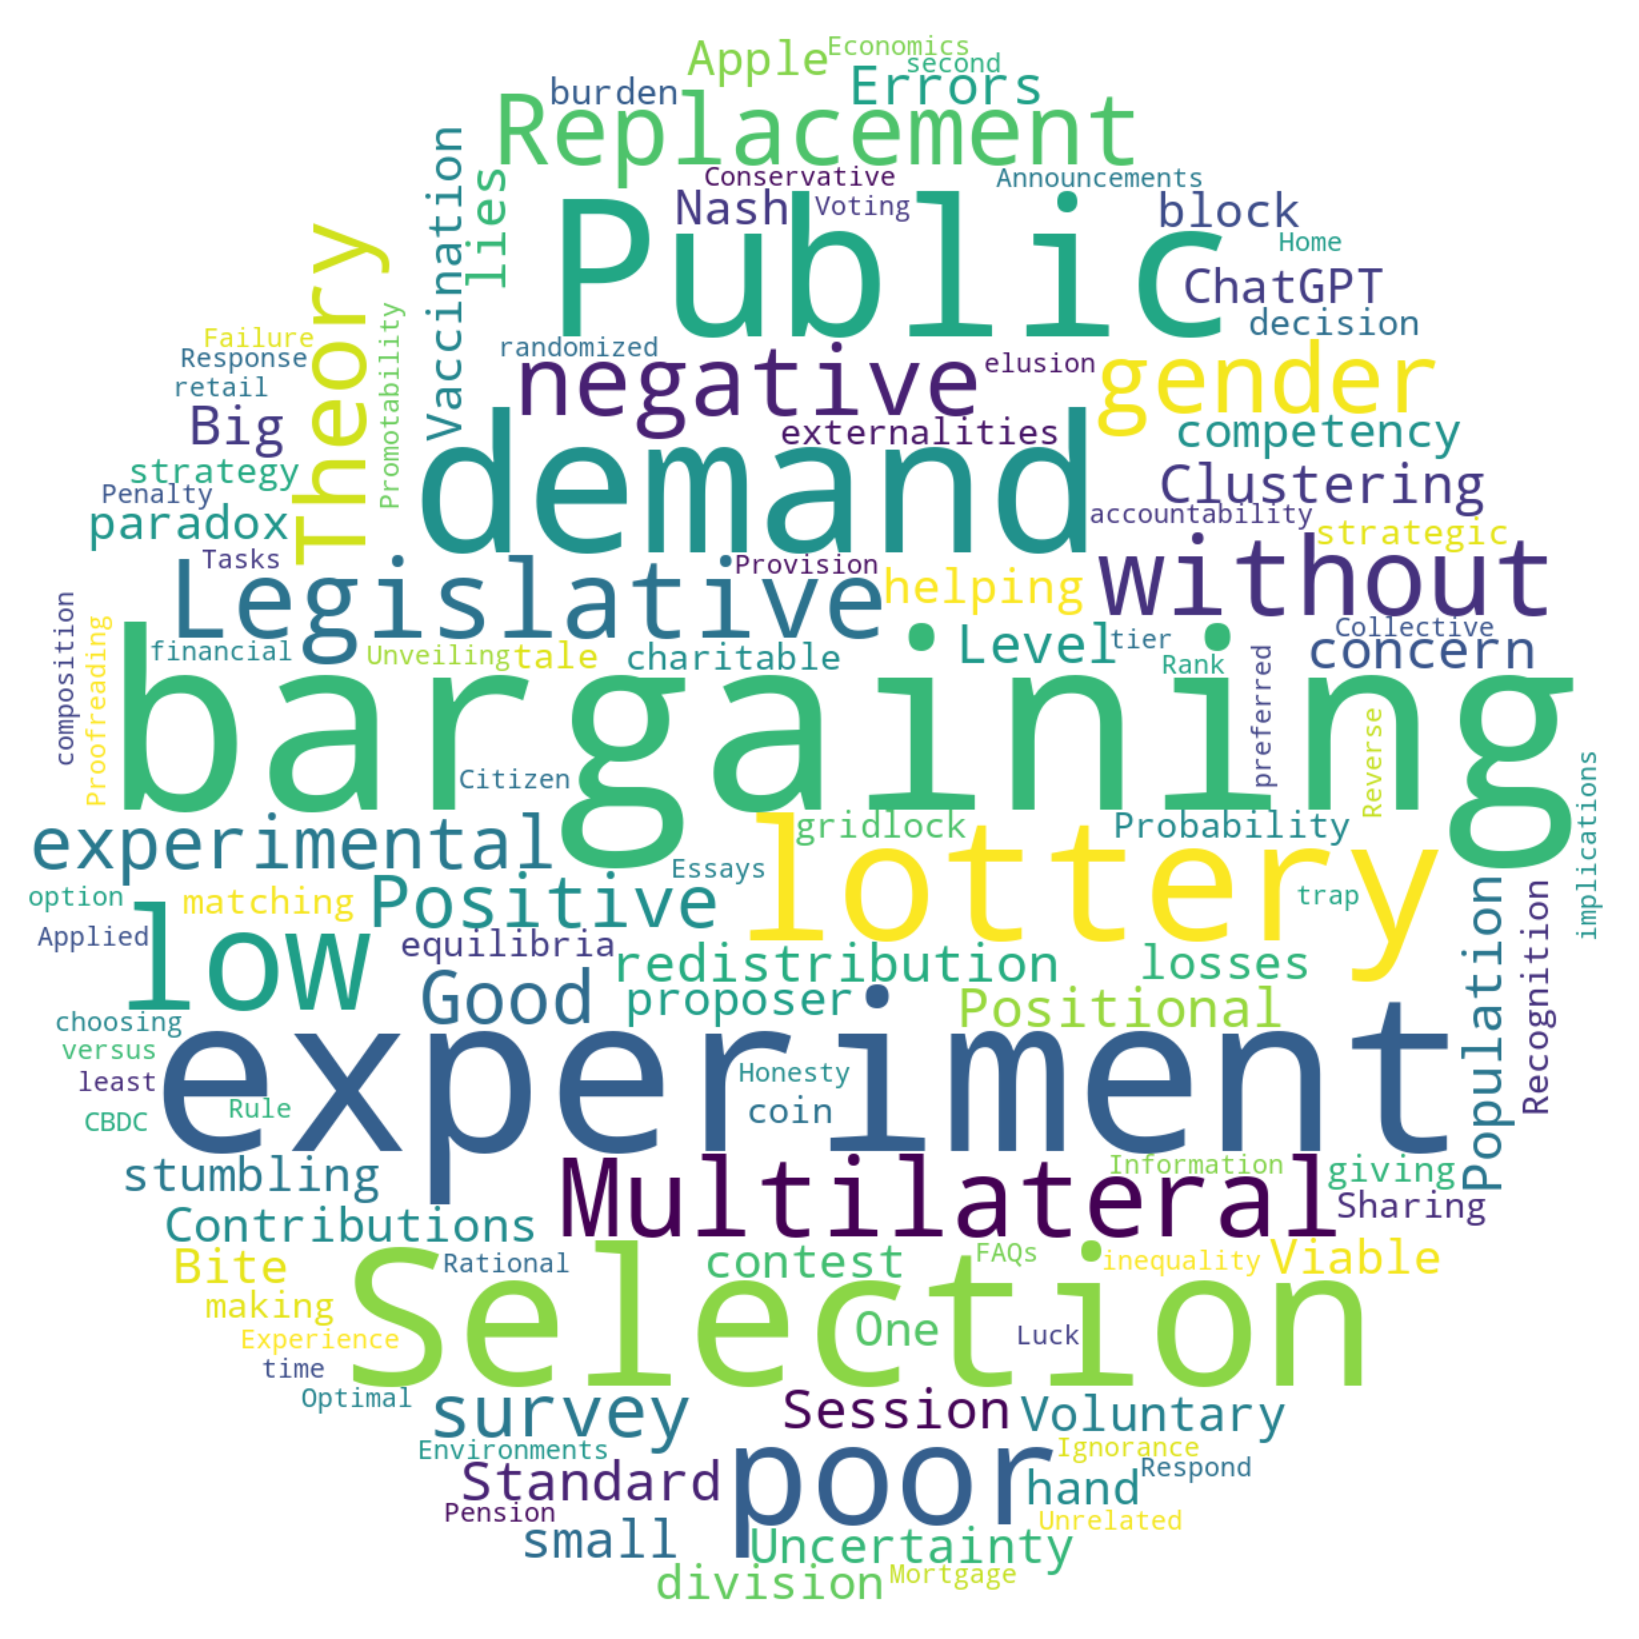

The script that drew this image:
import numpy as np
import matplotlib.pyplot as plt
from wordcloud import WordCloud, STOPWORDS

# memo on 5/10/2026: the corresponding R code creates a word cloud based on titles found in my Google Scholar page
# This Python code is an equivalent one with manually putting the titles in the entities.
titles = [
    "Clustering Standard Errors at the \"Session\" Level",
    "Positional concern and low demand for redistribution of the poor",
    "Big and small lies",
    "Population Uncertainty in Voluntary Contributions of Public Goods",
    "From helping hand to stumbling block: the ChatGPT paradox in competency experiment",
    "Multilateral bargaining over the division of losses",
    "Multilateral bargaining with proposer selection contest",
    "Vaccination lottery",
    "\u201cOne Bite at the Apple\u201d: Legislative Bargaining without Replacement",
    "Viable Nash equilibria: an experiment",
    "Probability matching and strategic decision making",
    "Recognition without replacement in legislative bargaining",
    "The coin strategy and charitable giving",
    "Sharing the burden of negative externalities: A tale of gridlock and accountability elusion",
    "A Theory of FAQs: Public Announcements with Rational Ignorance",
    "Rank versus inequality\u2014Does gender composition matter?",
    "The second\u2010tier trap: Theory and experimental evidence",
    "Why Are the Poor Conservative?",
    "Experience in the Same-Gender Environments and Low-Promotability Tasks",
    "Public demand and financial implications for retail CBDC: A randomized survey experiment",
    "Demand for Home Pension and Reverse Mortgage: An Information Provision Survey Experiment",
    "Positive and Negative Selection in Bargaining",
    "Good-Citizen Lottery",
    "Unveiling the Failure of Positive Selection",
    "Does Honesty Respond to Unrelated Luck?",
    "Penalty lottery",
    "Collective Proofreading and the Optimal Voting Rule",
    "Response time in choosing the most or least preferred option",
    "Essays On Applied Economics With Experimental Evidence",
]
text = " ".join(titles)

# Build a circular mask: 255 = "no words here", 0 = "words allowed".
size = 1200
radius = size // 2
y, x = np.ogrid[:size, :size]
mask = np.where((x - radius) ** 2 + (y - radius) ** 2 <= radius ** 2, 0, 255).astype(np.uint8)

stopwords = set(STOPWORDS)
stopwords.update({
    "using", "based", "via", "study", "analysis", "approach",
    "method", "methods", "results", "data", "use", "used",
    "new", "novel", "evidence", "matter",
})

wc = WordCloud(
    background_color="white",
    mask=mask,
    stopwords=stopwords,
    max_words=200,
    collocations=True,
    prefer_horizontal=0.9,
    colormap="viridis",
    contour_width=0,           # set e.g. 2 with contour_color="black" to outline the circle
).generate(text)

fig, ax = plt.subplots(figsize=(8, 8))
ax.imshow(wc, interpolation="bilinear")
ax.axis("off")
fig.tight_layout(pad=0)
fig.savefig("/mnt/user-data/outputs/title_cloud_circle.pdf",
            bbox_inches="tight", pad_inches=0.1)
fig.savefig("/mnt/user-data/outputs/title_cloud_circle.png",
            dpi=200, bbox_inches="tight", pad_inches=0.1)
plt.close(fig)
print("done")
